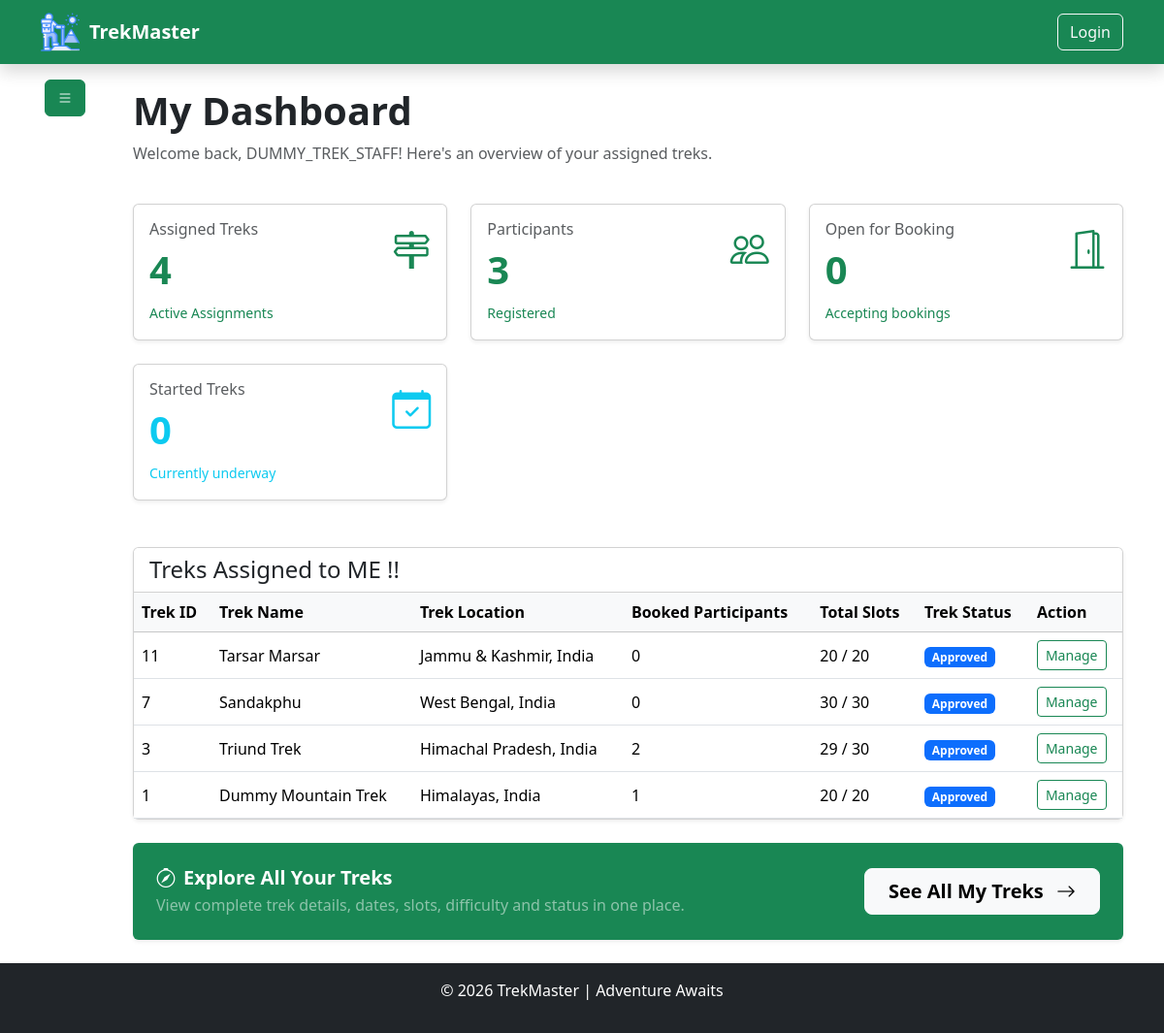
Before: /trekstaff/dashboard (signed in) with the older database file.
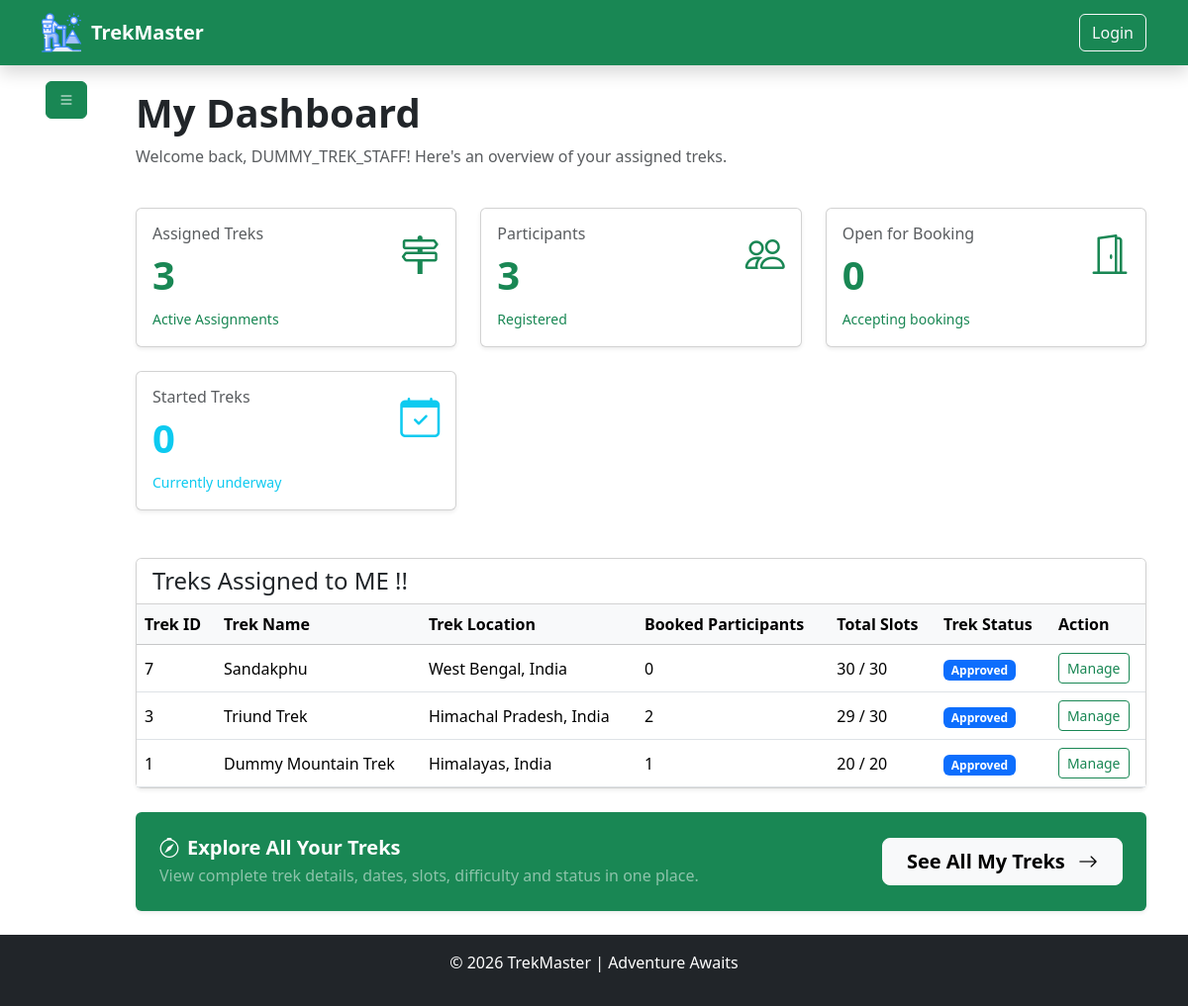
After: the same page with the newer database file.
### model/model.py (models this page shows)
class BaseModel(TimeStampMixin, db.Model):
    __abstract__ = True  ## means this class is not a table in the database, but it can be inherited by other models to have common fields [new concept of abstract base class in SQLAlchemy]
    id = db.Column(db.Integer, primary_key=True)

class TrekModel(BaseModel):
    __tablename__ = "treks"
    name = db.Column(db.String(100), nullable=False)
    location = db.Column(db.String(100), nullable=False)
    difficulty = db.Column(db.Enum(TrekDifficulty), nullable=False)
    duration = db.Column(db.Integer, nullable=False)  # in days
    total_slots = db.Column(db.Integer, nullable=False, default=10)
    available_slots = db.Column(db.Integer, nullable=False, default=10)
    price = db.Column(db.Numeric(10, 2), nullable=False)
    description = db.Column(db.String(600), nullable=True)
    image_url = db.Column(db.String(200), nullable=True)
    starting_at = db.Column(db.DateTime, nullable=False, default=datetime.utcnow)
    ending_at = db.Column(db.DateTime, nullable=False)
    status = db.Column(db.Enum(TrekStatus), default=TrekStatus.PENDING, nullable=False)
    assigned_staff_id = db.Column(db.Integer, db.ForeignKey("staffs.id"), nullable=True)
    bookings = db.relationship(
        "BookingModel", backref=db.backref("trek", lazy=True), lazy=True, cascade="all, delete-orphan"
    )  # one to many relationship with BookingModel
    __table_args__ = (
        db.CheckConstraint(
            "available_slots <= total_slots", name="check_available_slots"
        ),
        db.CheckConstraint("starting_at < ending_at", name="ending before start constraint"),
        db.CheckConstraint("price >= 0", name="zero_price_constraint"),
    )

### utils/authentication.py (the view)
    def wrapper(*args , **kwargs):
        if "user_id" not in session:
            flash("Please log in to access this page.", "danger")
            return redirect("/auth/login")
        user = UserModel.query.filter_by(id=session["user_id"]).first()
        if not user:
            flash("User not found.", "danger")
            return redirect("/auth/login")
        return func(
            *args,
            **kwargs
        )

### controller/trek_staff_controller.py (called while the page is built)
def get_current_staff():
    user_id = session.get("user_id")
    staff = StaffModel.query.filter_by(user_id=user_id).first()
    return staff

def load_trek_stats(treks):
    for trek in treks:
        trek.booked_participants = len(
            [b for b in trek.bookings if b.status == BookingStatus.BOOKED]
        )
    return treks

### routes/trek_staff_routes.py (called while the page is built)
@trek_staff_bp.route("/dashboard")
@is_logged_in
@role_required(UserRole.STAFF)
def dashboard():
    return trek_staff_ctrl.dashboard()

### utils/authentication.py (called while the page is built)
def is_logged_in(func):
    def wrapper(*args , **kwargs):
        if "user_id" not in session:
            flash("Please log in to access this page.", "danger")
            return redirect("/auth/login")
        user = UserModel.query.filter_by(id=session["user_id"]).first()
        if not user:
            flash("User not found.", "danger")
            return redirect("/auth/login")
        return func(
            *args,
            **kwargs
        )
    wrapper.__name__ = func.__name__
    wrapper.__doc__ = func.__doc__
    wrapper.__module__ = func.__module__
    return wrapper

### templates/trekStaff/dashboard.html (shortened to what the changed rows need)
{% extends "base.html" %}
{% block content %}
<div class="container">
    <div class="row">
        <div class="col-11">
            <div class="py-4">
                <h1 class="fw-bold">
                    My Dashboard
                </h1>
                <div class="row g-4 mt-2">
                    <div class="col-md-6 col-lg-4">
                        <div class="card shadow-sm">
                            <div class="card-body">
                                <div class="d-flex justify-content-between">
                                    <div>
                                        <h6 class="text-muted">
                                            Assigned Treks
                                        </h6>
                                        <h1 class="fw-bold text-success">
                                            {{ total_assigned_treks }}
                                        </h1>
                                        <small class="text-success">
                                            Active Assignments
                                        </small>
                                    </div>
                                </div>
                            </div>
                        </div>
                    </div>
                    <div class="col-md-6 col-lg-4">
                        <div class="card shadow-sm">
                            <div class="card-body">
                                <div class="d-flex justify-content-between">
                                    <div>
                                        <h1 class="fw-bold text-success">
                                            {{ total_participants }}
                                        </h1>
                                    </div>
                                </div>
                            </div>
                        </div>
                    </div>
                    <div class="col-md-6 col-lg-4">
                        <div class="card shadow-sm">
                            <div class="card-body">
                                <div class="d-flex justify-content-between">
                                    <div>
                                        <h1 class="fw-bold text-success">
                                            {{ open_treks_count }}
                                        </h1>
                                    </div>
                                </div>
                            </div>
                        </div>
                    </div>
                    <div class="col-md-6 col-lg-4">
                        <div class="card shadow-sm">
                            <div class="card-body">
                                <div class="d-flex justify-content-between">
                                    <div>
                                        <h1 class="fw-bold text-info">
                                            {{ started_treks_count }}
                                        </h1>
                                    </div>
                                </div>
                            </div>
                        </div>
                    </div>
                </div>
                <div class="card shadow-sm mt-5">
                    <div class="table-responsive">
                        <table class="table table-hover align-middle mb-0">
                            <thead class="table-light">
                                <tr>
                                    <th>Trek ID</th>
                                    <th>Trek Name</th>
                                    <th>Trek Location</th>
                                    <th>Booked Participants</th>
                                    <th>Total Slots</th>
                                    <th>Trek Status</th>
                                    <th>Action</th>
                                </tr>
                            </thead>
                            <tbody>
                                {% for trek in assigned_treks %}
                                <tr>
                                    <td>{{ trek.id }}</td>
                                    <td>{{ trek.name }}</td>
                                    <td>{{ trek.location }}</td>
                                    <td>{{ trek.booked_participants }}</td>
                                    <td>{{ trek.available_slots }} / {{ trek.total_slots }}</td>
                                    <td>
                                        {% if trek.status.value == 'open' %}
                                        <span class="badge bg-success">Open</span>
                                        {% elif trek.status.value == 'closed' %}
                                        <span class="badge bg-danger">Closed</span>
                                        {% elif trek.status.value == 'started' %}
                                        <span class="badge bg-info">Started</span>
                                        {% elif trek.status.value == 'completed' %}
                                        <span class="badge bg-secondary">Completed</span>
                                        {% elif trek.status.value == 'approved' %}
                                        <span class="badge bg-primary">Approved</span>
                                        {% else %}
                                        <span class="badge bg-light text-dark text-capitalize">{{ trek.status.value }}</span>
                                        {% endif %}
                                    </td>
                                    <td>
                                        <a href="/trekstaff/manage-trek/{{ trek.id }}" class="btn btn-outline-success btn-sm">
                                            Manage
                                        </a>
                                    </td>
                                </tr>
                                {% endfor %}
                            </tbody>
                        </table>
                    </div>
                </div>
            </div>
        </div>
    </div>
</div>
{% endblock %}

Changed rows visible on the page:
no longer on this page (row edited): TrekModel: id "11", name "Tarsar Marsar", location "Jammu & Kashmir, India", booked_participants "0", available_slots "20", total_slots "20", status "Approved"
Other visible differences:
{{ total_assigned_treks }}: "4" → "3"
